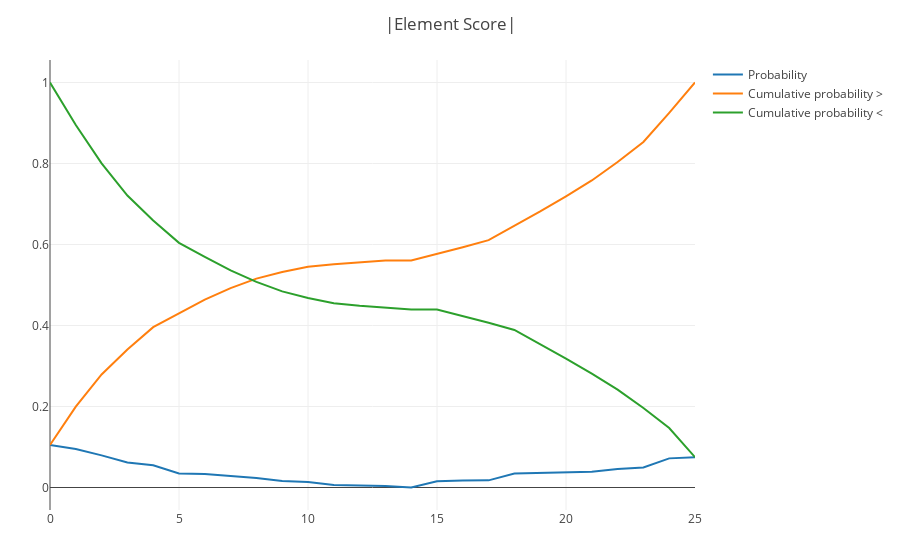

The cell this chart's notebook holds for it:
### Code cell
a = abs.(element_score_)

a_p = a / sum(a)

a_p_rc = cumsum(a_p)

a_p_lc = cumsum_reverse(a_p)

plot(
    [
        scatter(name="Probability", y=a_p),
        scatter(name="Cumulative probability >", y=a_p_rc),
        scatter(name="Cumulative probability <", y=a_p_lc),
    ],
    Layout(title="|Element Score|"),
)

### Figure 1 — Plotly figure (JSON) as saved in the notebook; plotly's stock layout.template omitted (floating-point values rounded to 4 significant figures)
{"data": [{"name": "Probability", "type": "scatter", "y": [0.1048, 0.09497, 0.07928, 0.06185, 0.05504, 0.03471, 0.03329, 0.02836, 0.02344, 0.01618, 0.01334, 0.006156, 0.005236, 0.00389, 2.771e-05, 0.01557, 0.0171, 0.01763, 0.03439, 0.0364, 0.03737, 0.03912, 0.04553, 0.04953, 0.07194, 0.07482]}, {"name": "Cumulative probability >", "type": "scatter", "y": [0.1048, 0.1998, 0.2791, 0.3409, 0.396, 0.4307, 0.464, 0.4923, 0.5158, 0.532, 0.5453, 0.5514, 0.5567, 0.5606, 0.5606, 0.5762, 0.5933, 0.6109, 0.6453, 0.6817, 0.7191, 0.7582, 0.8037, 0.8532, 0.9252, 1]}, {"name": "Cumulative probability <", "type": "scatter", "y": [1, 0.8952, 0.8002, 0.7209, 0.6591, 0.604, 0.5693, 0.536, 0.5077, 0.4842, 0.468, 0.4547, 0.4486, 0.4433, 0.4394, 0.4394, 0.4238, 0.4067, 0.3891, 0.3547, 0.3183, 0.2809, 0.2418, 0.1963, 0.1468, 0.07482]}], "layout": {"margin": {"b": 50, "l": 50, "r": 50, "t": 60}, "title": "|Element Score|"}}
